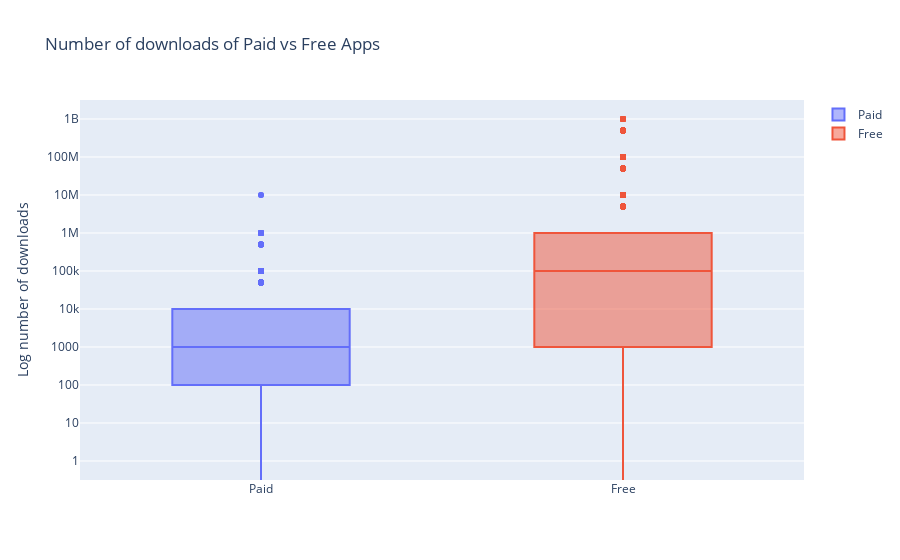

Notebook cell for this chart:
### Code cell
#9. Popularity of Paid Apps vs Free Apps

trace0 = go.Box(
    # Data for paid apps
    y = apps[apps['Type'] == 'Paid']['Installs'],
    name = 'Paid'
)

trace1 = go.Box(
    # Data for free apps
    y = apps[apps['Type'] == 'Free']['Installs'],
    name = 'Free'
)

layout = go.Layout(
    title = "Number of downloads of Paid vs Free Apps",
    yaxis = dict(title = "Log number of downloads",
                type = 'log',
                autorange = True)
)

# Add trace0 and trace1 to a list for plotting
data = [trace0, trace1]

plotly.offline.iplot({'data': data, 'layout': layout})

### Figure 1 — Plotly figure (JSON) as saved in the notebook; plotly's stock layout.template omitted (floating-point values rounded to 4 significant figures; data arrays with more than 128 entries replaced by an {"elided": "..."} marker saying what was removed)
{"data": [{"name": "Paid", "type": "box", "y": {"elided": "756 int values"}}, {"name": "Free", "type": "box", "y": {"elided": "8903 int values"}}], "layout": {"title": {"text": "Number of downloads of Paid vs Free Apps"}, "yaxis": {"autorange": true, "title": {"text": "Log number of downloads"}, "type": "log"}}}
